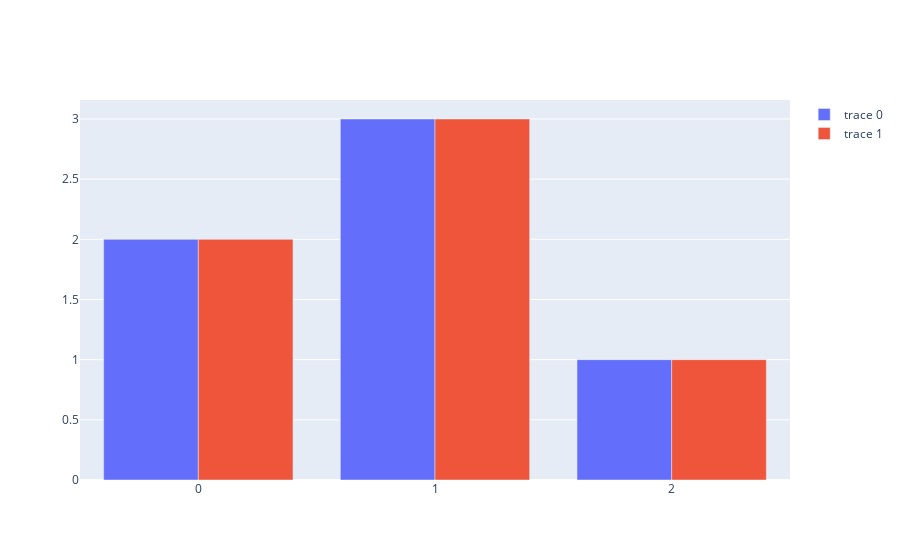

The code cell stored with this chart in its notebook:
### Markdown cell above
# 绘制一个简单的bar图

### Code cell
import plotly.graph_objects as go
fig = go.Figure(data=[
    go.Bar(y=[2, 3, 1]),
    go.Bar(y=[2, 3, 1])           
    ])
fig.show()

### Figure 1 — Plotly figure (JSON) as saved in the notebook; plotly's stock layout.template omitted (floating-point values rounded to 4 significant figures)
{"data": [{"type": "bar", "y": [2, 3, 1]}, {"type": "bar", "y": [2, 3, 1]}], "layout": {}}
